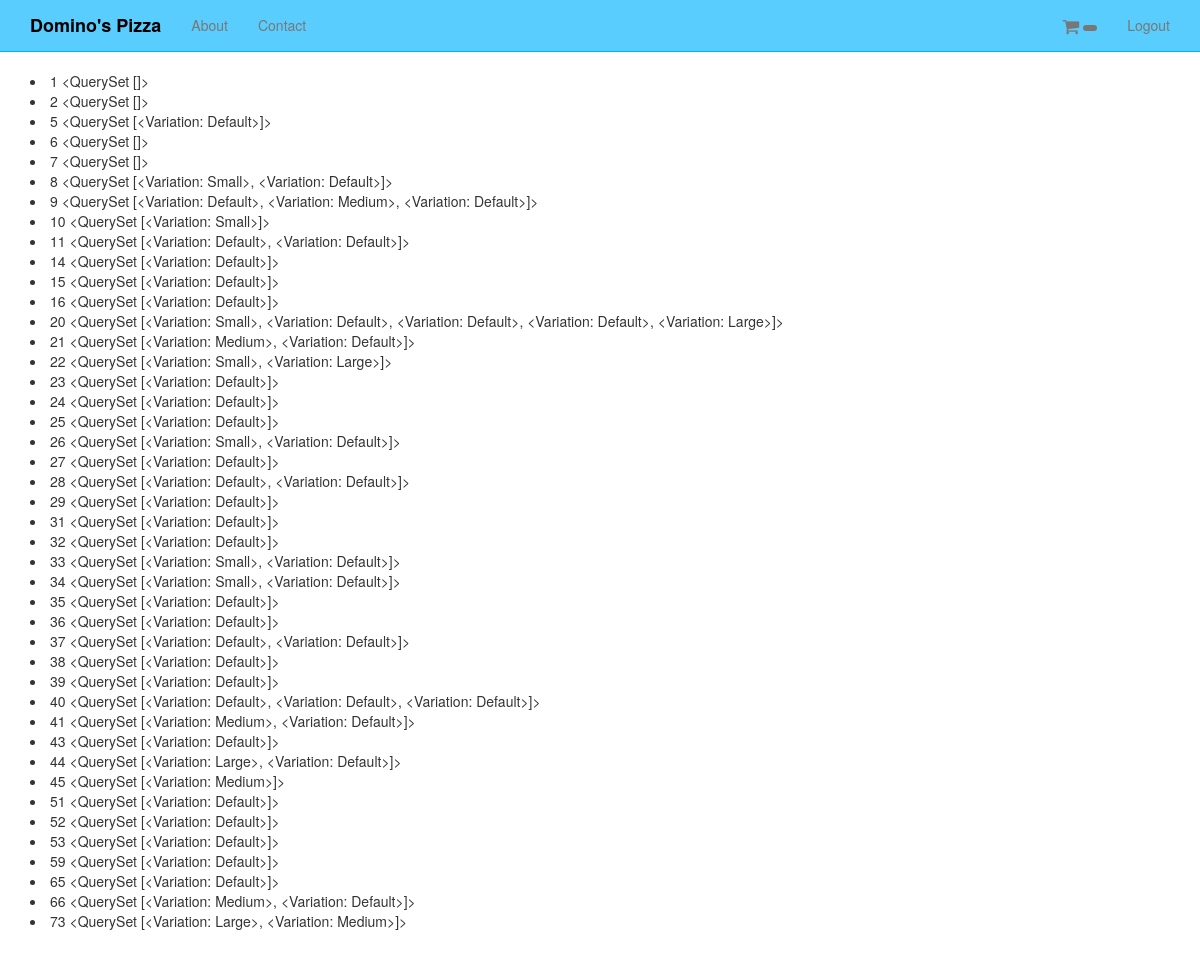
Screenshot of /orders/ (signed in) with the database file from the repository.
### orders/models.py (models this page shows, shortened)
class Order(models.Model):
	status = models.CharField(max_length=120, choices=ORDER_STATUS_CHOICES, default ='created')
	cart = models.ForeignKey(Cart)
	user = models.ForeignKey(UserCheckout, null=True)
	order_total = models.DecimalField(max_digits=50, decimal_places=2,)
	order_id = models.CharField(max_length=20, null=True, blank=True)

### carts/models.py (models this page shows)
class Cart(models.Model):
	user = models.ForeignKey(settings.AUTH_USER_MODEL, null=True, blank=True)
	items = models.ManyToManyField(Variation, through=CartItem)
	timestamp = models.DateTimeField(auto_now_add=True, auto_now=False)
	updated = models.DateTimeField(auto_now_add=False, auto_now=True)
	subtotal = models.DecimalField(max_digits=50, decimal_places=2, default=25.00)
	tax_percentage = models.DecimalField(max_digits=10, decimal_places=5, default=0.145)
	tax_total = models.DecimalField(max_digits=50, decimal_places=2, default=25.00)
	total = models.DecimalField(max_digits=50, decimal_places=2, default=25.00)
	def __unicode__(self):
		return str(self.id)
	def update_subtotal(self):
		print "updating..."
		subtotal = 0
		items = self.cartitem_set.all()
		for item in items:
			subtotal += item.line_item_total
		self.subtotal = "%.2f" %(subtotal)
		self.save()

### products/models.py (models this page shows, shortened)
class Variation(models.Model):
	product = models.ForeignKey(Product)
	title = models.CharField(max_length=120)
	price = models.DecimalField(decimal_places=2, max_digits=20)
	sale_price = models.DecimalField(decimal_places=2, max_digits=20, null=True, blank=True)
	active = models.BooleanField(default=True)
	inventory = models.IntegerField(null=True, blank=True) #refer none == unlimited amount
	def __unicode__(self):
		return self.title

### orders/views.py (the view)
# urls.py: url(r'^orders/$', OrderList.as_view(), name='orders'),
class OrderList(LoginRequiredMixin, ListView):
	queryset = Order.objects.all()
	def get_queryset(self):
		user_check_id = self.request.user.email
		template_name = 'orders/order_list.html'
		print user_check_id
		user_checkout = UserCheckout.objects.get(email=user_check_id)
		print user_checkout
		return super(OrderList, self).get_queryset().filter(user=user_checkout)

### orders/mixins.py (called while the page is built)
	@method_decorator(login_required)
	def dispatch(self, request, *args, **kwargs):
		return super(LoginRequiredMixin, self).dispatch(request, *args, **kwargs)

### orders/models.py (called while the page is built)
	def __unicode__(self): #def __str__(self):
		return self.email

### orders/templates/orders/order_list.html
{% extends "base.html" %}
{% block content %}
{% for object in object_list %}
<li>
{{ object.id }}
{{ object.cart.items.all }}
</li>
{% endfor %}
{% endblock %}

### templates/base.html (shortened to what this page needs)
{% load staticfiles %}
<!DOCTYPE html>
<html lang="en">
  <head>
    {% include 'head_css.html' %}
  </head>
  <body>
  {% include 'navbar.html' %}
    <div class="container">
            {% block content %}
            {% endblock %}
    </div>
  </body>
</html>

### templates/head_css.html
{% load staticfiles %}
    <link href="{% static 'css/font-awesome.min.css' %}" rel="stylesheet">
    <link rel="stylesheet" href="//maxcdn.bootstrapcdn.com/font-awesome/4.3.0/css/font-awesome.min.css">
    <link href="{% static 'css/bootstrap.min.css' %}" rel="stylesheet">
    <link href="{% static 'css/navbar-static-top.css' %}" rel="stylesheet">
     <link href="{% static 'css/custom.css' %}" rel="stylesheet">

### templates/navbar.html (shortened to what this page needs)
   {% load staticfiles %}
    <nav class="navbar navbar-default navbar-static-top">
      <div class="container">
        <div class="navbar-header">
          <a class="navbar-brand" href="{% url 'products' %}">Domino's Pizza</a>
        </div>
        <div id="navbar" class="navbar-collapse collapse">
          <ul class="nav navbar-nav">
            <li><a href="{% url 'about' %}">About</a></li>
            <li><a href="{% url 'contact' %}">Contact</a></li>
          </ul>
          <ul class="nav navbar-nav navbar-right">
          <li>
            <a href='{% url "cart" %}'><i class="fa fa-shopping-cart fa-navbar-cart"></i> <span id="cart-count-badge" class="badge"> {{ request.session.cart_item_count}} </span></a>
          </li>
          {% if request.user.is_authenticated %}
            <li><a href="{% url 'auth_logout' %}">Logout</a></li>
            {% else %}
            <li><a href="{% url 'registration_register' %}">Register</a></li>
            {% endif %}
          </ul>
        </div>
      </div>
    </nav>

### templates/javascript.html (shortened to what this page needs)
{% load staticfiles %}

### static_in_pro/our_static/css/navbar-static-top.css (style rules this page uses)
body { min-height: 1000px; }
.navbar-static-top { margin-bottom: 19px; background-color: #5ACDFF; border-color: #00B2FF; }
.navbar-default .navbar-brand { color: #000; font-weight: 900; }

### static_in_pro/our_static/css/custom.css (style rules this page uses)
.fa-navbar-cart { font-size: 18px; vertical-align: middle; }

### rows the page displays
Order: id "1", cart.items.all "<QuerySet []>"
Order: id "2", cart.items.all "<QuerySet []>"
Order: id "5", cart.items.all "<QuerySet [<Variation: Default>]>"
Order: id "6", cart.items.all "<QuerySet []>"
Order: id "7", cart.items.all "<QuerySet []>"
Order: id "8", cart.items.all "<QuerySet [<Variation: Small>, <Variation: Default>]>"
Order: id "9", cart.items.all "<QuerySet [<Variation: Default>, <Variation: Medium>, <Variation: Default>]>"
Order: id "10", cart.items.all "<QuerySet [<Variation: Small>]>"
Order: id "11", cart.items.all "<QuerySet [<Variation: Default>, <Variation: Default>]>"
Order: id "14", cart.items.all "<QuerySet [<Variation: Default>]>"
Order: id "15", cart.items.all "<QuerySet [<Variation: Default>]>"
Order: id "16", cart.items.all "<QuerySet [<Variation: Default>]>"
Order: id "20", cart.items.all "<QuerySet [<Variation: Small>, <Variation: Default>, <Variation: Default>, <Variation: Default>, <Variation: Large>]>"
Order: id "21", cart.items.all "<QuerySet [<Variation: Medium>, <Variation: Default>]>"
Order: id "22", cart.items.all "<QuerySet [<Variation: Small>, <Variation: Large>]>"
Order: id "23", cart.items.all "<QuerySet [<Variation: Default>]>"
Order: id "24", cart.items.all "<QuerySet [<Variation: Default>]>"
Order: id "25", cart.items.all "<QuerySet [<Variation: Default>]>"
Order: id "26", cart.items.all "<QuerySet [<Variation: Small>, <Variation: Default>]>"
Order: id "27", cart.items.all "<QuerySet [<Variation: Default>]>"
Order: id "28", cart.items.all "<QuerySet [<Variation: Default>, <Variation: Default>]>"
Order: id "29", cart.items.all "<QuerySet [<Variation: Default>]>"
Order: id "31", cart.items.all "<QuerySet [<Variation: Default>]>"
Order: id "32", cart.items.all "<QuerySet [<Variation: Default>]>"
Order: id "33", cart.items.all "<QuerySet [<Variation: Small>, <Variation: Default>]>"
Order: id "34", cart.items.all "<QuerySet [<Variation: Small>, <Variation: Default>]>"
Order: id "35", cart.items.all "<QuerySet [<Variation: Default>]>"
Order: id "36", cart.items.all "<QuerySet [<Variation: Default>]>"
Order: id "37", cart.items.all "<QuerySet [<Variation: Default>, <Variation: Default>]>"
Order: id "38", cart.items.all "<QuerySet [<Variation: Default>]>"
Order: id "39", cart.items.all "<QuerySet [<Variation: Default>]>"
Order: id "40", cart.items.all "<QuerySet [<Variation: Default>, <Variation: Default>, <Variation: Default>]>"
Order: id "41", cart.items.all "<QuerySet [<Variation: Medium>, <Variation: Default>]>"
Order: id "43", cart.items.all "<QuerySet [<Variation: Default>]>"
Order: id "44", cart.items.all "<QuerySet [<Variation: Large>, <Variation: Default>]>"
Order: id "45", cart.items.all "<QuerySet [<Variation: Medium>]>"
Order: id "51", cart.items.all "<QuerySet [<Variation: Default>]>"
Order: id "52", cart.items.all "<QuerySet [<Variation: Default>]>"
Order: id "53", cart.items.all "<QuerySet [<Variation: Default>]>"
Order: id "59", cart.items.all "<QuerySet [<Variation: Default>]>"
Order: id "65", cart.items.all "<QuerySet [<Variation: Default>]>"
Order: id "66", cart.items.all "<QuerySet [<Variation: Medium>, <Variation: Default>]>"
Order: id "73", cart.items.all "<QuerySet [<Variation: Large>, <Variation: Medium>]>"
